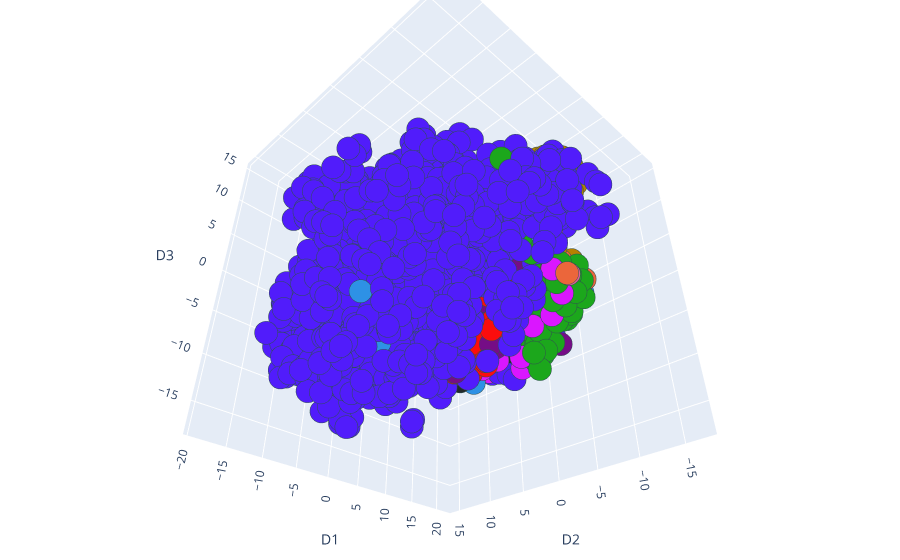

Source (notebook cell):
### Code cell
scope = PlotlyScope()
df=pd.read_csv("csvs/df_8.csv",index_col=False)
fig = px.scatter_3d(df, x="D1",y="D2",z="D3",color="drum_type",hover_data=["path"],color_discrete_sequence=px.colors.qualitative.Dark24)
fig.update_layout(scene = dict(
                    camera=dict(eye=dict(x=-1.2, y=-1.2, z=-1.2)),
                    aspectmode="cube",),
                    margin=dict( r=0, l=0, b=0, t=0),
                  showlegend=False,
              legend=dict(
                yanchor="top",
                y=0.99,
                xanchor="right",
                x=0.01
            ),

                 )
fig.update_traces(marker=dict(size=8,
                      line=dict(width=0.1,
                                color='DarkSlateGrey')),)

g=fig
fig.show()


with open("figure6.svg", "wb") as f:
    f.write(scope.transform(fig, format="svg"))

### Figure 1 — Plotly figure (JSON) as saved in the notebook; plotly's stock layout.template omitted (floating-point values rounded to 4 significant figures; data arrays with more than 128 entries replaced by an {"elided": "..."} marker saying what was removed)
{"data": [{"customdata": [["./dk_data/tom_high/Roland Tr-909-TR-909Tom Hi 01.wav"], ["./dk_data/tom_high/Kawai R50e-R50eTomA_Hi.wav"], ["./dk_data/tom_high/Vermona Drum-MaxV - Tom Hi.wav"], ["./dk_data/tom_high/Kawai R50-R50 TomH.wav"], ["./dk_data/tom_high/Alesis Hr16-MaxV - HR16 10-DBL TOM.wav"], ["./dk_data/tom_high/Yamaha RX21-RX21Tom_Hi.wav"], ["./dk_data/tom_high/Alesis DM5-DM5Tom03_Hi.wav"], ["./dk_data/tom_high/Yamaha SY22-Tom2elsy45.wav"], ["./dk_data/tom_high/mercure_drums-gd-tom1.wav"], ["./dk_data/tom_high/Emu Drumulator-DrumulatorTom03.wav"], ["./dk_data/tom_high/Kawai r-50-MaxV - RTOMHREV.wav"], ["./dk_data/tom_high/Alesis DM5-DM5Tom04_Hi.wav"], ["./dk_data/tom_high/Sequential Tom-TOMTom_Hi.wav"], ["./dk_data/tom_high/Emu Drumulator-DrumulatorTom02.wav"], ["./dk_data/tom_high/Roland Tr-606-TR606TomHi05.wav"], ["./dk_data/tom_high/Akai Mpc60-MaxV - Tom High.wav"], ["./dk_data/tom_high/Coron Drum Synce DS-7-coron-ds7-tom7.wav"], ["./dk_data/tom_high/Roland Tr-909-TR-909Tom Hi 02.wav"], ["./dk_data/tom_high/Sequential DrumTraks Tom-MaxV - Tom Hi.wav"], ["./dk_data/tom_high/Boss DR-202-202tom01.wav"], ["./dk_data/tom_high/Coron Drum Synce DS-7-coron-ds7-tom5.wav"], ["./dk_data/tom_high/Roland Tr-606-TR606TomHi_OD.wav"], ["./dk_data/tom_high/Roland MC303-MaxV - Achitom2.wav"], ["./dk_data/tom_high/Alesis Hr16-HR16Tom02.wav"], ["./dk_data/tom_high/Roland Tr-606-MaxV - Roland Tr-606 - Tom-Hi.wav"], ["./dk_data/tom_high/Alesis DM5-DM5Tom02_Hi.wav"], ["./dk_data/tom_high/Akai XR10-XR10HiTom03.wav"], ["./dk_data/tom_high/Alesis DM5-DM5Tom01_Hi.wav"], ["./dk_data/tom_high/AKAI XE-8-MaxV - XE8 Tom High int_12.wav"], ["./dk_data/tom_high/Fricke MFB 512-MaxV - Tom High.wav"], ["./dk_data/tom_high/Kawai r-50-MaxV - ATOMSDGA.wav"]], "hovertemplate": "drum_type=tom_high<br>D1=%{x}<br>D2=%{y}<br>D3=%{z}<br>path=%{customdata[0]}<extra></extra>", "legendgroup": "tom_high", "marker": {"color": "#2E91E5", "line": {"color": "DarkSlateGrey", "width": 0.1}, "size": 8, "symbol": "circle"}, "mode": "markers", "name": "tom_high", "scene": "scene", "showlegend": true, "type": "scatter3d", "x": [19.72, 18.8, 6.322, 15.88, 16.98, 18.58, 14.78, 17.13, 20.29, -7.726, 18.85, 15.2, 15.79, 14.85, 17.68, 17.25, -14.87, 10.36, 15.53, 8.646, -13.76, 19.41, 19.11, 18.04, 17.82, 17.08, 16.94, 16.15, 15.84, 17.32, 16.72], "y": [-1.959, -3.265, -10.14, 7.087, -3.784, -3.394, -1.217, 5.646, -2.598, 1.584, -1.752, 0.4469, -5.021, -1.036, -8.545, 3.414, 8.227, -3.588, -3.112, -7.28, -1.365, 0.814, 2.544, 1.746, -8.54, -1.847, 2.94, -8.741, -1.565, -4.8, 2.944], "z": [1.82, -0.7456, 2.25, -6.347, 2.363, 3.656, 8.514, 6.452, 4.185, -10.73, -0.3116, 6.551, 7.68, 6.902, -0.3045, 4.186, 5.506, 9.841, 7.309, 2.782, -8.626, 2.8, 2.252, 5.515, 1.456, 3.862, 2.528, 1.788, 6.057, 4.372, -1.204]}, {"customdata": [["./dk_data/tom_low/Visco Space drums-MaxV - Tom Lo.wav"], ["./dk_data/tom_low/Yamaha RX-11-MaxV - RX11 TOM3.wav"], ["./dk_data/tom_low/Korg DDM110-Ddm110Tom_Lo.wav"], ["./dk_data/tom_low/Linn Drum LM1-tom6.wav"], ["./dk_data/tom_low/Alesis DM5-DM5Tom10_Lo.wav"], ["./dk_data/tom_low/Akai Mpc60-MaxV - Tom Low 2.wav"], ["./dk_data/tom_low/Linn Drum LM1-tom1.wav"], ["./dk_data/tom_low/Roland R-8-R8Tom35.wav"], ["./dk_data/tom_low/Alesis DM5-DM5Tom12_Lo.wav"], ["./dk_data/tom_low/Roland SH-09-MaxV - stompbass4.wav"], ["./dk_data/tom_low/Roland R-8-R8Tom27.wav"], ["./dk_data/tom_low/Fairlight IIx-MaxV - DeepTom.wav"], ["./dk_data/tom_low/Roland Tr-606-TR606TomLo02.wav"], ["./dk_data/tom_low/Akai XR10-XR10LoTom03.wav"], ["./dk_data/tom_low/Roland JD-990-MaxV - RIM-TOM4.wav"], ["./dk_data/tom_low/Suzuki RPM-40-MaxV - Tom.wav"], ["./dk_data/tom_low/Linn Drum LM2-Linn lo tom.wav"], ["./dk_data/tom_low/Korg MS-20-MaxV - TomLo.wav"], ["./dk_data/tom_low/Alesis DM5-DM5Tom01_Lo.wav"], ["./dk_data/tom_low/Kurzweil K2000 ROM-MaxV - lotom.wav"], ["./dk_data/tom_low/Alesis DM5-DM5Tom20_Lo.wav"], ["./dk_data/tom_low/Virtual MPC Electronics-MaxV - Tom.wav"], ["./dk_data/tom_low/Alesis DM5-DM5Tom18_Lo.wav"], ["./dk_data/tom_low/Alesis DM5-DM5Tom05_Lo.wav"], ["./dk_data/tom_low/Roland R-5-R-5 Room Ambient Tom 1.wav"], ["./dk_data/tom_low/DPM-48-TOM3.wav"], ["./dk_data/tom_low/Kawai r-50-MaxV - ETOMLR50.wav"], ["./dk_data/tom_low/Akai XR10-XR10LoTom04.wav"], ["./dk_data/tom_low/Roland Tr-606-TR606TomLo_OD.wav"], ["./dk_data/tom_low/Yamaha MR10-MR10Tom_Lo.wav"], ["./dk_data/tom_low/Roland R-8-R8Tom16.wav"], ["./dk_data/tom_low/Kawai XD5-XD5TomLo.wav"], ["./dk_data/tom_low/Simmons SDS5-SDSTomE2.wav"], ["./dk_data/tom_low/Boss DR-202-202tom06.wav"], ["./dk_data/tom_low/Yamaha RX21-RX21Tom_Lo.wav"], ["./dk_data/tom_low/Roland R-8-R8Tom19.wav"], ["./dk_data/tom_low/Emu Drumulator-DrumulatorETomLo.wav"]], "hovertemplate": "drum_type=tom_low<br>D1=%{x}<br>D2=%{y}<br>D3=%{z}<br>path=%{customdata[0]}<extra></extra>", "legendgroup": "tom_low", "marker": {"color": "#E15F99", "line": {"color": "DarkSlateGrey", "width": 0.1}, "size": 8, "symbol": "circle"}, "mode": "markers", "name": "tom_low", "scene": "scene", "showlegend": true, "type": "scatter3d", "x": [11.42, 11.44, 12.85, 19.11, 13.97, 15.24, 18.26, 14.86, 15.43, 10.37, 11.79, 7.78, 16.66, 14.86, 16.2, 19.78, 20.28, 14.91, 7.576, 17.17, 18.03, 15.1, 15.39, 11.87, 13.41, 10.75, 14.58, 16.14, 17.17, 9.097, 16.66, 13.35, 15.58, 12.97, 12.62, 11.99, 18.6], "y": [-4.992, -5.038, -4.11, 1.406, 0.06281, -2.322, 0.8489, -0.8508, 4.568, -10.86, -5.549, -3.565, -7.497, 4.962, 4.623, -3.545, -3.884, 5.703, -7.398, -0.4925, 3.619, -5.224, 2.898, -5.19, -8.6, 4.228, -1.631, -3.468, 1.536, -7.558, 3.901, -1.67, 2.65, -0.5684, -5.126, -8.149, 2.653], "z": [13.73, 8.947, 7.635, 4.018, 8.892, 4.477, 1.875, 3.999, 6.557, -1.801, 5.668, 11.41, 2.571, 4.834, 4.845, 0.7988, 2.459, 6.088, 10.18, 2.994, 5.785, 4.92, 6.64, 12.03, 11.69, 8.979, 5.551, 4.452, 4.373, 7.854, 7.861, 5.34, 4.644, 9.412, 9.909, 12.83, 4.311]}, {"customdata": {"elided": "143x1 str values"}, "hovertemplate": "drum_type=snare<br>D1=%{x}<br>D2=%{y}<br>D3=%{z}<br>path=%{customdata[0]}<extra></extra>", "legendgroup": "snare", "marker": {"color": "#1CA71C", "line": {"color": "DarkSlateGrey", "width": 0.1}, "size": 8, "symbol": "circle"}, "mode": "markers", "name": "snare", "scene": "scene", "showlegend": true, "type": "scatter3d", "x": {"elided": "143 float values"}, "y": {"elided": "143 float values"}, "z": {"elided": "143 float values"}}, {"customdata": [["./dk_data/hihat_closed/Roland Tr-606-TR606Hat_C_OD.wav"], ["./dk_data/hihat_closed/Roland Tr-606-TR606Hat_C05.wav"], ["./dk_data/hihat_closed/Casio PT-68-MaxV - HH Cl.wav"], ["./dk_data/hihat_closed/Boss DR-550-MaxV - CHH1.wav"], ["./dk_data/hihat_closed/Akai Mpc60-MaxV - HiHat Closed.wav"], ["./dk_data/hihat_closed/Acetone Rhythm King-MaxV - HH Cl.wav"], ["./dk_data/hihat_closed/Roland MC09-MC09 HatC_03.wav"], ["./dk_data/hihat_closed/Boss DR-550-DR550Hat03_C.wav"], ["./dk_data/hihat_closed/Roland MC09-MC09 HatC_01.wav"], ["./dk_data/hihat_closed/Sequential Tom-TOMHat_C.wav"], ["./dk_data/hihat_closed/Roland Tr-626-MaxV - Roland - 626_chh 03.wav"], ["./dk_data/hihat_closed/MXR Computer Rhythm 185-MaxV - MXR Hat_closed.wav"], ["./dk_data/hihat_closed/Yamaha RY-10-MaxV - HHC6VRB.wav"], ["./dk_data/hihat_closed/Alesis Hr16b-MaxV - HHC 1.wav"], ["./dk_data/hihat_closed/Kawai r-50-MaxV - HHCL_R50.wav"], ["./dk_data/hihat_closed/Electro Harmonix Drm32-MaxV - HH Cl.wav"], ["./dk_data/hihat_closed/Roland D-70-MaxV - CL-HIHAT.wav"], ["./dk_data/hihat_closed/Roland D-10 L.A-la-clhh.wav"], ["./dk_data/hihat_closed/mercure_drums-p-hhc2.wav"], ["./dk_data/hihat_closed/Boss DR-202-202hat07.wav"], ["./dk_data/hihat_closed/Roland MC09-MC09 HatC_07.wav"], ["./dk_data/hihat_closed/Alesis D4fx-MaxV - HiHat Closed 2.wav"], ["./dk_data/hihat_closed/Kawai r-50-MaxV - HHCLENHA.wav"], ["./dk_data/hihat_closed/Emu Drumulator-DrumulatorHat_C.wav"], ["./dk_data/hihat_closed/KORG DDD-1-MaxV - DDD1 clhh1.wav"], ["./dk_data/hihat_closed/Boss DR-202-202hat05.wav"], ["./dk_data/hihat_closed/Roland CR-8000-CR8000Hat_C.wav"], ["./dk_data/hihat_closed/Casio PT-30-MaxV - HH Cl.wav"], ["./dk_data/hihat_closed/Boss DR-202-202hat09.wav"], ["./dk_data/hihat_closed/Fairlight IIx-MaxV - HHPedal.wav"], ["./dk_data/hihat_closed/Yamaha PSR-MaxV - psr-hatcl.wav"], ["./dk_data/hihat_closed/Roland Tr-909-MaxV - Roland909 - 909HHB 05.wav"], ["./dk_data/hihat_closed/Sequential DrumTraks Tom-MaxV - HiHat Closed.wav"], ["./dk_data/hihat_closed/Roland MC09-MC09 HatC_08.wav"], ["./dk_data/hihat_closed/Yamaha RY-10-MaxV - HHC9VRB.wav"]], "hovertemplate": "drum_type=hihat_closed<br>D1=%{x}<br>D2=%{y}<br>D3=%{z}<br>path=%{customdata[0]}<extra></extra>", "legendgroup": "hihat_closed", "marker": {"color": "#FB0D0D", "line": {"color": "DarkSlateGrey", "width": 0.1}, "size": 8, "symbol": "circle"}, "mode": "markers", "name": "hihat_closed", "scene": "scene", "showlegend": true, "type": "scatter3d", "x": [4.833, 4.689, 6.921, 7.149, 8.484, 7.748, 8.789, 6.764, 9.051, 8.393, 9.352, 10.55, 6.555, 9.295, 10.09, 7.42, 6.885, 10.88, 12.88, 7.467, 9.388, 12.5, 6.717, 8.585, 6.68, 7.585, 7.975, 11.46, 15.78, 9.514, 9.445, 8.638, 7.583, 9.339, 8.061], "y": [0.8803, 1.028, 1.299, -1.917, -0.2343, 2.173, 0.05799, -2.822, -1.432, 3.427, 1.015, 2.136, -0.2075, -2.174, 2.282, -4.613, -2.308, 0.6647, 0.5336, 3.068, -0.7082, 2.796, 4.457, 3.242, 3.053, -0.8261, -2.194, 5.748, 0.3824, -9.257, 2.678, 4.915, 3.366, -0.9949, -2.679], "z": [-5.066, -5.916, -8.073, -1.489, -8.969, -0.4232, -5.731, -5.021, -5.514, -4.027, -7.799, -5.889, -6.923, -2.795, -4.68, -1.01, -6.002, -1.261, -2.139, -7.999, -4.718, -3.005, -7.912, -6.724, -9.134, -8.969, -4.474, -6.945, -3.048, -0.734, -8.557, -6.9, -4.365, -3.509, -5.535]}, {"customdata": [["./dk_data/rim/Akai Mpc60-MaxV - Rimshot 3.wav"], ["./dk_data/rim/Kawai R50e-R50eRimshot.wav"], ["./dk_data/rim/Oberheim Dmx-DMXRim.wav"], ["./dk_data/rim/Linn Linn-9000-MaxV - Rimshot.wav"], ["./dk_data/rim/Gulbransen-MaxV - Rim.wav"], ["./dk_data/rim/Jomox Xbase-09-Rim01.wav"], ["./dk_data/rim/Akai Mpc60-MaxV - Rimshot 1.wav"], ["./dk_data/rim/Korg DDM110-MaxV - 110_rim.wav"], ["./dk_data/rim/Roland JD-990-MaxV - MARIMWAV.wav"], ["./dk_data/rim/KORG DDD-1-MaxV - DDD1 rimshot.wav"], ["./dk_data/rim/Roland R-5-R-5 Rimshot Snare 1.wav"], ["./dk_data/rim/Yamaha RX11-RX11Rimshot.wav"], ["./dk_data/rim/Akai XR10-XR10Rimshot02.wav"], ["./dk_data/rim/Alesis DM5-DM5Rim05.wav"], ["./dk_data/rim/Roland Tr-808-TR-808Rim01.wav"], ["./dk_data/rim/Roland TR-505-TR-505Rim.wav"], ["./dk_data/rim/Roland D-10 L.A-la-rim.wav"], ["./dk_data/rim/Emu Drumulator-MaxV - EMU_RIM.wav"], ["./dk_data/rim/Jomox Xbase-09-Rim02.wav"]], "hovertemplate": "drum_type=rim<br>D1=%{x}<br>D2=%{y}<br>D3=%{z}<br>path=%{customdata[0]}<extra></extra>", "legendgroup": "rim", "marker": {"color": "#DA16FF", "line": {"color": "DarkSlateGrey", "width": 0.1}, "size": 8, "symbol": "circle"}, "mode": "markers", "name": "rim", "scene": "scene", "showlegend": true, "type": "scatter3d", "x": [15.13, 17.95, 17.53, 15.51, 13.19, 8.659, 14.36, 8.682, 17.56, 14.04, 14.37, 17.3, 13.6, 14.09, 14.2, 16.37, 14.29, 15.31, 11.58], "y": [7.411, 0.9072, 5.588, 5.454, 4.37, -10.24, 6.733, -9.801, 5.587, 7.421, -5.969, 5.614, -3.671, 6.11, 2.077, 3.922, 5.424, -0.7241, -9.092], "z": [-2.46, -6.066, -4.088, -5.268, -0.6846, 3.675, -5.549, -1.34, 1.614, -1.406, -3.208, -5.014, -3.896, -0.1734, -5.771, -4.095, -1.848, -6.058, -2.908]}, {"customdata": [["./dk_data/clap/Linn Linn-9000-MaxV - Clap 1.wav"], ["./dk_data/clap/Linn Linn-9000-MaxV - Clap 2.wav"], ["./dk_data/clap/Kawai r-50-MaxV - CLAP2R50.wav"], ["./dk_data/clap/Roland Tr-626-MaxV - Roland - 626_clap 04.wav"], ["./dk_data/clap/Kawai R-50e-MaxV - R50e Clap.wav"], ["./dk_data/clap/Alesis Hr16b-HR16B 036 Gated Claps.wav"], ["./dk_data/clap/Alesis D4fx-MaxV - Clap.wav"], ["./dk_data/clap/Simmons Clap-MaxV - SM Clap14.wav"], ["./dk_data/clap/Simmons Clap-MaxV - SM Clap12.wav"], ["./dk_data/clap/Simmons Clap-MaxV - SM Clap7.wav"], ["./dk_data/clap/EMU E-drum-MaxV - Clap.wav"], ["./dk_data/clap/AKAI XE-8-MaxV - XE8 Clap int_15.wav"], ["./dk_data/clap/Roland Tr-808-TR-808Clap01.wav"], ["./dk_data/clap/Korg DDM110-MaxV - 110_clap.wav"], ["./dk_data/clap/Simmons Clap-MaxV - SM Clap20.wav"], ["./dk_data/clap/MultiMoog-MaxV - JeeesuosClaps.wav"], ["./dk_data/clap/Simmons Clap-MaxV - SM Clap19.wav"], ["./dk_data/clap/Boss DR-110-DR-110Clap.wav"], ["./dk_data/clap/Yamaha RY30-RY30Clap.wav"], ["./dk_data/clap/Simmons Clap-MaxV - SM Clap23.wav"], ["./dk_data/clap/Roland Tr-808-TR-808Clap02.wav"], ["./dk_data/clap/Simmons Clap-MaxV - SM Clap2.wav"], ["./dk_data/clap/Roland D-70-MaxV - CLAP.wav"], ["./dk_data/clap/Simmons Clap-MaxV - SM Clap11.wav"], ["./dk_data/clap/Linn Linndrum-LinnClap.wav"], ["./dk_data/clap/Roland MC303-MaxV - Rapclap1.wav"], ["./dk_data/clap/Alesis Sr16-SR16Clap.wav"], ["./dk_data/clap/Jomox Xbase-09-LFOClap.wav"]], "hovertemplate": "drum_type=clap<br>D1=%{x}<br>D2=%{y}<br>D3=%{z}<br>path=%{customdata[0]}<extra></extra>", "legendgroup": "clap", "marker": {"color": "#222A2A", "line": {"color": "DarkSlateGrey", "width": 0.1}, "size": 8, "symbol": "circle"}, "mode": "markers", "name": "clap", "scene": "scene", "showlegend": true, "type": "scatter3d", "x": [14.73, 12.14, 14.39, 13.3, 13.38, 13.21, 13.07, 14.03, 9.821, 18.68, 10.23, 11.75, 11.62, 15.86, 10.19, 18.33, 8.95, 12.95, 10.25, 13.34, 10.88, 11.68, 12.38, 11.25, 15.64, 12.01, 14.4, 13.42], "y": [8.584, 6.051, 6.13, 8.687, 7.246, 5.369, 6.449, 7.913, 8.275, 1.893, 7.759, 9.836, 7.806, 6.326, 7.075, -1.269, 8.474, 8.52, 9.83, 9.607, 6.368, 9.912, 7.824, 8.626, 7.582, 5.878, 7.404, 2.644], "z": [-4.928, -4.201, -3.744, -2.764, -4.403, -2.643, -2.946, -6.383, -6.027, -4.162, -3.328, -5.403, -4.63, -4.094, -5.48, -3.479, -6.193, -4.052, -5.003, -5.05, -3.357, -7.024, -2.581, -3.802, -4.749, -2.449, -3.654, -4.467]}, {"customdata": [["./dk_data/kick/Kawai r-50-MaxV - BD2__R50.wav"], ["./dk_data/kick/Jomox Xbase-09-BassDr06.wav"], ["./dk_data/kick/Roland Tr-808-TR-808Kick07.wav"], ["./dk_data/kick/Yamaha RY30-RY30Kick05.wav"], ["./dk_data/kick/mercure_drums-gd-kick1.wav"], ["./dk_data/kick/Alesis DM5-DM5Kick21.wav"], ["./dk_data/kick/Roland Tr-909-TR-909Kick 07.wav"], ["./dk_data/kick/Roland D-10 L.A-la-bd1.wav"], ["./dk_data/kick/Alesis Hr16b-HR16B 006 Deep Wood Kick.wav"], ["./dk_data/kick/Roland R-8-R8Kick05.wav"], ["./dk_data/kick/Boss DR-660-DR-660Kick21.wav"], ["./dk_data/kick/Boss DR-660-DR-660Kick05.wav"], ["./dk_data/kick/Roland Tr-909-MaxV - Roland909 - 909BDA 01.wav"], ["./dk_data/kick/Roland R-8-R8Kick27.wav"], ["./dk_data/kick/Alesis DM5-DM5Kick48.wav"], ["./dk_data/kick/Alesis DM5-DM5Kick78.wav"], ["./dk_data/kick/Akai XR10-XR10Kick04.wav"], ["./dk_data/kick/Fricke MFB 512-MaxV - Kick.wav"], ["./dk_data/kick/Roland Tr-707-TR-707Kick01.wav"], ["./dk_data/kick/Roland TR-909 BD Selection-KK-Di909BD 26.wav"], ["./dk_data/kick/Electro Harmonix Drm15-MaxV - Kick.wav"], ["./dk_data/kick/Roland Tr-808-MaxV - Roland808 - BD0050 16.wav"], ["./dk_data/kick/Boss DR-660-DR-660Kick41.wav"], ["./dk_data/kick/Yamaha RX-11-MaxV - RX11 BD1.wav"], ["./dk_data/kick/Alesis Hr16-HR16Kick02.wav"], ["./dk_data/kick/AKAI XE-8-MaxV - XE8 Kick 2 int_2.wav"], ["./dk_data/kick/Linn Linndrum-LinnKick02.wav"], ["./dk_data/kick/Acetone Rhythm Ace-MaxV - KICK2.wav"], ["./dk_data/kick/Roland R-8-R8Kick03.wav"], ["./dk_data/kick/Roland MC303-MaxV - Drybd1.wav"], ["./dk_data/kick/Roland TR-909 BD Selection-KK-Di909BD 49.wav"], ["./dk_data/kick/Roland Tr-909-TR-909Kick 10.wav"], ["./dk_data/kick/Kawai r-50-MaxV - ATMBDR50.wav"], ["./dk_data/kick/Boss DR-660-DR-660Kick39.wav"], ["./dk_data/kick/Yamaha RX11-RX11Kick.wav"], ["./dk_data/kick/Boss DR-660-DR-660Kick07.wav"], ["./dk_data/kick/Roland Tr-808-MaxV - Roland808 - BD7525 35.wav"], ["./dk_data/kick/Fairlight IIx-MaxV - Bdrum.wav"], ["./dk_data/kick/Roland TR-909 BD Selection-KK-Di909BD 40.wav"], ["./dk_data/kick/Boss DR-660-DR-660Kick20.wav"], ["./dk_data/kick/Alesis DM5-DM5Kick09.wav"], ["./dk_data/kick/Alesis DM5-DM5Kick69.wav"], ["./dk_data/kick/Roland TR-909 BD Selection-KK-Di909BD 08.wav"], ["./dk_data/kick/Roland Tr-808-TR-808Kick03.wav"], ["./dk_data/kick/Yamaha RX-5-MaxV - RX5PBD3.wav"], ["./dk_data/kick/Roland TR-909 BD Selection-KK-Di909BD 62.wav"], ["./dk_data/kick/Roland TR-909 BD Selection-KK-Di909BD 53.wav"], ["./dk_data/kick/Oberheim Dmx-DMXKick02.wav"], ["./dk_data/kick/Roland TR-909 BD Selection-KK-Di909BD 04.wav"], ["./dk_data/kick/Roland Tr-606-TR606Kick01.wav"], ["./dk_data/kick/Boss DR-660-DR-660Kick15.wav"], ["./dk_data/kick/Univox Micro-Rhythmer 12-MaxV - UNIVOXBD.wav"], ["./dk_data/kick/Roland S-50-MaxV - ebd.wav"], ["./dk_data/kick/Akai XR10-XR10Kick02.wav"], ["./dk_data/kick/Boss DR-660-DR-660Kick26.wav"], ["./dk_data/kick/Yamaha RX-5-MaxV - RX5IBD1.wav"], ["./dk_data/kick/Yamaha RX-5-MaxV - RX5PBD2.wav"], ["./dk_data/kick/Alesis Hr16-HR16Kick06.wav"], ["./dk_data/kick/Roland TR-909 BD Selection-KK-Di909BD 51.wav"], ["./dk_data/kick/Roland TR-909 BD Selection-KK-Di909BD 25.wav"], ["./dk_data/kick/Alesis DM5-DM5Kick16.wav"], ["./dk_data/kick/Alesis DM5-DM5Kick62.wav"], ["./dk_data/kick/Roland R-5-R-5 Electronic Kick.wav"], ["./dk_data/kick/Alesis DM5-DM5Kick38.wav"], ["./dk_data/kick/Alesis DM5-DM5Kick30.wav"], ["./dk_data/kick/Linn Linndrum-LinnKick01.wav"], ["./dk_data/kick/Roland D-10 L.A-la-wetbd.wav"], ["./dk_data/kick/Korg DDM110-Ddm110Kick.wav"], ["./dk_data/kick/Linn Linn-9000-MaxV - Kick 1.wav"], ["./dk_data/kick/Roland R-8-R8Kick22.wav"], ["./dk_data/kick/Kawai R50e-R50eKick03.wav"], ["./dk_data/kick/Alesis DM5-DM5Kick77.wav"], ["./dk_data/kick/Roland JV 1080-MaxV - BD2.wav"], ["./dk_data/kick/Kawai XD5-XD5Kick04.wav"], ["./dk_data/kick/Roland TR-909 BD Selection-KK-Di909BD 35.wav"], ["./dk_data/kick/Kawai XD5-XD5Kick01.wav"], ["./dk_data/kick/Akai XR-1-MaxV - Kick 09.wav"], ["./dk_data/kick/Yamaha RX-5-MaxV - RX5PBD1.wav"], ["./dk_data/kick/Boss DR-660-DR-660Kick49.wav"], ["./dk_data/kick/Fairlight IIx-MaxV - Bbdrum1.wav"], ["./dk_data/kick/MXR Computer Rhythm 185-MaxV - MXR Kick.wav"], ["./dk_data/kick/Kawai r-50-MaxV - ACCBDENH.wav"], ["./dk_data/kick/KorgMP7-Kickdrum.wav"], ["./dk_data/kick/Alesis DM5-DM5Kick84.wav"], ["./dk_data/kick/Alesis DM5-DM5Kick82.wav"], ["./dk_data/kick/Linn Drum LM2-Linn kick hard.wav"], ["./dk_data/kick/XE8-XE8 Kick 2 int_2.wav"], ["./dk_data/kick/Acetone Rhythm Ace-MaxV - KICK4.wav"], ["./dk_data/kick/Alesis Sr16-SR16Kick01.wav"], ["./dk_data/kick/Fricke MFB 502-MaxV - Kick.wav"], ["./dk_data/kick/Roland Tr-808-MaxV - Roland808 - BD7500 33.wav"], ["./dk_data/kick/Roland Tr-606-TR606Kick_OD.wav"], ["./dk_data/kick/Roland TR-55-MaxV - Kick.wav"], ["./dk_data/kick/Roland MC09-MC09 Kick04.wav"], ["./dk_data/kick/mercure_drums-tt-kick1.wav"], ["./dk_data/kick/Roland JV 1080-MaxV - BD1.wav"], ["./dk_data/kick/Alesis DM5-DM5Kick42.wav"], ["./dk_data/kick/Roland TR-909 BD Selection-KK-Di909BD 59.wav"], ["./dk_data/kick/Roland R-8-R8Kick26.wav"], ["./dk_data/kick/Roland Tr-808-TR-808Kick15.wav"], ["./dk_data/kick/Alesis DM5-DM5Kick32.wav"], ["./dk_data/kick/Roland Tr-808-TR-808Kick02.wav"], ["./dk_data/kick/Roland Tr-808-MaxV - Roland808 - BD2575 27.wav"], ["./dk_data/kick/Alesis DM5-DM5Kick31.wav"], ["./dk_data/kick/AKAI XE-8-MaxV - XE8 Kick 1 int_1.wav"], ["./dk_data/kick/Roland TR-909 BD Selection-KK-Di909BD 11.wav"], ["./dk_data/kick/EMU E-drum-MaxV - Kick4.wav"], ["./dk_data/kick/Boss DR-660-DR-660Kick14.wav"], ["./dk_data/kick/Yamaha RX21-RX21Kick.wav"], ["./dk_data/kick/Deepsky-909kick.wav"], ["./dk_data/kick/Fairlight IIx-MaxV - Symkick.wav"], ["./dk_data/kick/Roland Tr-808-MaxV - Roland808 - BD2500 23.wav"], ["./dk_data/kick/Linn Linn-9000-MaxV - Kick 2.wav"], ["./dk_data/kick/Boss DR-55-DR-55Kick.wav"], ["./dk_data/kick/Alesis Hr16b-HR16B 005 Techno Kick.wav"], ["./dk_data/kick/Roland PB-300 Rhythm Plus-MaxV - Kick.wav"]], "hovertemplate": "drum_type=kick<br>D1=%{x}<br>D2=%{y}<br>D3=%{z}<br>path=%{customdata[0]}<extra></extra>", "legendgroup": "kick", "marker": {"color": "#B68100", "line": {"color": "DarkSlateGrey", "width": 0.1}, "size": 8, "symbol": "circle"}, "mode": "markers", "name": "kick", "scene": "scene", "showlegend": true, "type": "scatter3d", "x": [12.11, 11.9, 14.08, 10.34, 11.07, 9.37, 12.08, 7.607, 12.83, 12.77, 10.68, 7.855, 15.74, 10.66, 9.491, 8.721, 11.88, 6.584, 12.02, 13.61, 6.715, 10.86, 11.12, 7.659, 14.07, 7.831, 12.16, 8.774, 13.35, 8.139, 14.75, 12.3, 10.94, 10.57, 9.24, 13.41, 9.691, 10.26, 13.61, 12.92, 8.918, 8.526, 12.93, 9.942, 13.5, 14.27, 13.44, 11.57, 12.48, 7.957, 8.489, 14.81, 8.91, 12.04, 14.1, 10.57, 9.508, 9.901, 14.54, 14.12, 6.858, 18.12, 10.71, 10.22, 10.96, 7.394, 10.05, 11.39, 6.263, 13.44, 9.098, 7.773, 7.996, 13.87, 12.99, 7.516, 13.15, 8.249, 11.39, 11.66, 8.679, 9.008, 7.162, 9.338, 12.87, 6.173, 9.031, 12.6, 11.05, 9.115, 9.647, 10.09, 6.673, 7.901, 13.37, 8.786, 9.315, 14.09, 12.04, 14.38, 9.772, 10.68, 13.44, 11.49, 10.16, 12.79, 11.85, 8.581, 8.618, 8.563, 12.28, 7.815, 6.771, 10.34, 12.45, 9.194], "y": [-8.427, -3.101, 2.192, -7.516, -11.14, -9.109, -8.677, -7.224, -6.928, -11.28, -9.401, -3.723, -8.654, -7.567, -2.781, -10.27, -7.446, -10.66, -11.6, 9.643, -7.886, -7.189, -6.641, -12.22, -5.648, -9.892, -12.36, -8.054, -3.281, -2.274, 8.585, -8.724, -5.165, -9.983, -12.34, -9.143, -10.41, -10.7, 8.401, -6.481, -9.273, -11.43, 5.939, -7.068, 4.597, 7.16, 7.591, -9.953, 8.735, -10.67, -5.81, -5.328, -4.137, -6.508, 0.9675, -12.91, -6.546, -8.495, 6.484, 9.021, -11.96, 5.342, -6.423, -9.189, -11.39, -9.192, -8.051, -10.82, -8.749, -7.18, -6.492, -9.114, -8.716, -3.994, 6.158, -6.643, -10.46, -8.374, -9.27, -8.629, -12.72, -2.821, -11.24, -5.738, 3.182, -10.05, -10.19, -10.11, -12.27, -11.5, -10.86, -5.056, -9.05, -9.883, -7.685, -8.345, -11.58, 5.09, -8.119, 3.486, -9.741, -9.43, -1.322, -6.994, -11.42, 8.924, -9.943, -7.827, -13.1, -2.157, -3.621, -11.04, -5.532, -12.87, -5.676, -9.474], "z": [10.78, 9.399, 9.041, 8.892, 10.65, 11.67, 3.596, 8.46, 6.797, 9.318, 10.46, 9.751, 3.374, 7.259, 11.3, 9.14, 9.645, 9.625, 12.22, 7.228, 11.61, 14.46, 12.93, 9.629, 7.13, 11.91, 10.66, 14.29, 5.65, 10.5, 7.303, 4.637, 10.49, 12.68, 8.79, 9.694, 11.18, 9.419, 6.432, 11.28, 7.615, 11.75, 8.485, 11.62, 7.153, 7.075, 7.966, 11.56, 7.059, 10.5, 12.04, 11.06, 10.59, 8.497, 6.911, 12.24, 13.01, 13.06, 8.274, 8.444, 11.35, -2.646, 9.806, 8.844, 13.76, 8.625, 10.38, 8.13, 9.901, 9.982, 10.37, 10.59, 4.895, 9.46, 7.329, 13.23, 11.01, 12.68, 14.01, 8.782, 12.7, 12.67, 13.02, 14.36, 8.371, 11.4, 12.82, 12.95, 8.983, 13.9, 7.804, 12.13, 12.95, 14.07, 8.442, 9.361, 10.27, 8.404, 7.326, 8.955, 14.53, 7.232, 10.69, 11.13, 12.09, 8.335, 9.678, 11.32, 10.88, 9.572, 10.71, 8.128, 10.57, 10.48, 7.383, 10.19]}, {"customdata": [["./dk_data/hihat_open/Yamaha RX5-RX5Hat_O.wav"], ["./dk_data/hihat_open/Sequential Tom-TOMHat_O.wav"], ["./dk_data/hihat_open/Roland MC09-MC09 HatO_04.wav"], ["./dk_data/hihat_open/Visco Space drums-MaxV - HH Op.wav"], ["./dk_data/hihat_open/Korg SR-120-MaxV - HH Op.wav"], ["./dk_data/hihat_open/Casio PT-68-MaxV - HH Op.wav"], ["./dk_data/hihat_open/Roland MC09-MC09 HatO_02.wav"], ["./dk_data/hihat_open/Roland SC-88-MaxV - D#4 Open High Conga.wav"], ["./dk_data/hihat_open/MATTEL SYNSONIC-MaxV - Mattel Hi-Hat.wav"], ["./dk_data/hihat_open/Roland MC09-MC09 HatO_03.wav"], ["./dk_data/hihat_open/Roland Tr-808-TR-808Hat_O01.wav"], ["./dk_data/hihat_open/Roland MC303-MaxV - Openpand.wav"], ["./dk_data/hihat_open/Oberheim DX-MaxV - DMX__OHH.wav"], ["./dk_data/hihat_open/Boss DR-110-DR-110Hat_O.wav"], ["./dk_data/hihat_open/KORG DDD-1-MaxV - DDD1 ophh1.wav"], ["./dk_data/hihat_open/Roland System-100-MaxV - Roland -open2 18.wav"], ["./dk_data/hihat_open/Acetone Rhythm King-MaxV - HH Op.wav"], ["./dk_data/hihat_open/Boss DR-55-DR-55Hat.wav"], ["./dk_data/hihat_open/Roland Tr-606-TR606Hat_O01.wav"], ["./dk_data/hihat_open/Alesis Sr16-SR16Hat_O4.wav"], ["./dk_data/hihat_open/XE8-XE8 Hat Open ext_5.wav"], ["./dk_data/hihat_open/Yamaha SY22-Hhopsy53.wav"], ["./dk_data/hihat_open/Korg Pro-Wave-MaxV - PDLHIHAT.wav"], ["./dk_data/hihat_open/Fricke MFB 502-MaxV - HiHat Open.wav"], ["./dk_data/hihat_open/XE8-XE8 Hat Open int_7.wav"], ["./dk_data/hihat_open/Korg KPR77-KPRHat_O.wav"], ["./dk_data/hihat_open/Boss DR-202-202hat22.wav"], ["./dk_data/hihat_open/Farfisa-MaxV - HH Op.wav"], ["./dk_data/hihat_open/Kurzweil K2000 ROM-MaxV - hihat2.wav"], ["./dk_data/hihat_open/Visco Space drums-MaxV - HH Cl.wav"], ["./dk_data/hihat_open/Roland R-8-R8Hat_O03.wav"], ["./dk_data/hihat_open/Korg MS-20-MaxV - HH Op.wav"], ["./dk_data/hihat_open/Boss Dr Rhythm110-MaxV - HiHat Open.wav"], ["./dk_data/hihat_open/Roland R-8-R8Hat_O06.wav"], ["./dk_data/hihat_open/Roland Tr-606-TR606Hat_O_OD.wav"], ["./dk_data/hihat_open/Luxor Passet-MaxV - HH Cl.wav"], ["./dk_data/hihat_open/Roland System-100-MaxV - Roland -open2 30.wav"], ["./dk_data/hihat_open/Roland Tr-808-MaxV - Roland808 - 808HH 06.wav"], ["./dk_data/hihat_open/Yamaha RX5-RX5Hat_C.wav"], ["./dk_data/hihat_open/Sequential Drumtrax-DrumtraxOpenhat.wav"], ["./dk_data/hihat_open/Alesis Sr16-SR16Hat_O2.wav"], ["./dk_data/hihat_open/Lel UDS-MaxV - HiHat Open 2.wav"], ["./dk_data/hihat_open/Wurlitzer Swinging Rhythm-MaxV - HH Op.wav"], ["./dk_data/hihat_open/Yamaha EM-90-MaxV - HH Op.wav"], ["./dk_data/hihat_open/Roland Tr-626-TR-626Hat_O.wav"], ["./dk_data/hihat_open/Roland MC09-MC09 HatO_05.wav"], ["./dk_data/hihat_open/Roland MT32-MaxV - MTAgogoHigh.wav"], ["./dk_data/hihat_open/Roland SC-88-MaxV - D#6 Open Surdo.wav"], ["./dk_data/hihat_open/Korg KPR77-MaxV - KR77 -Hat-Op 05.wav"], ["./dk_data/hihat_open/Alesis DM5-DM5Hat_O03.wav"]], "hovertemplate": "drum_type=hihat_open<br>D1=%{x}<br>D2=%{y}<br>D3=%{z}<br>path=%{customdata[0]}<extra></extra>", "legendgroup": "hihat_open", "marker": {"color": "#750D86", "line": {"color": "DarkSlateGrey", "width": 0.1}, "size": 8, "symbol": "circle"}, "mode": "markers", "name": "hihat_open", "scene": "scene", "showlegend": true, "type": "scatter3d", "x": [5.103, 4.964, 7.915, 7.808, 5.251, 6.107, 7.051, 20.57, 8.048, 7.177, 5.347, 20.27, 5.819, 4.547, 4.632, 9.255, 6.993, 5.565, 4.667, 7.449, 6.015, 7.02, 7.375, 8.638, 6.028, 7.966, 14.72, 5.669, 7.041, 6.29, 7.657, 11.67, 4.526, 5.872, -1.208, 8.813, 6.103, 7.765, 8.596, 4.553, 7.747, 7.549, 5.498, 7.949, 8.196, 8.14, 12.19, 14.1, 5.828, 7.964], "y": [8.582, 5.439, 1.903, -3.967, 2.777, 6.105, 3.013, -3.297, 1.448, 1.138, 2.076, -5.839, 7.011, 4.968, 6.898, -5.464, 3.116, 1.42, 2.298, -0.7426, 5.672, 4.138, -3.318, 4.619, 6.001, -1.204, 1.14, 2.122, 0.1431, -4.291, 0.1853, 0.5133, 4.127, 4.714, 7.609, -3.882, 1.714, -1.531, 4.196, 7.511, -1.085, 1.194, 2.73, 1.918, 6.052, -0.1848, 7.205, 3.318, 3.771, -0.4571], "z": [-4.459, -3.162, -5.391, -4.963, -6.337, -7.313, -6.194, -3.776, -7.037, -5.895, -5.157, 1.449, -4.636, -6.523, -5.838, 2.183, -1.259, -7.823, -4.334, -4.758, -1.637, -3.378, -3.5, -5.4, -2.359, -2.741, -2.524, -9.674, -2.845, -2.73, -7.34, -5.537, -6.049, -5.97, -6.162, -2.816, -0.6752, -7.193, -8.316, -4.023, -1.107, -4.384, -8.381, -8.675, -3.916, -3.967, 0.2979, 7.725, -2.692, -0.5753]}, {"customdata": [["./dk_data/tom_mid/MFB-512-512mdtom.wav"], ["./dk_data/tom_mid/Fricke MFB 502-MaxV - Tom 2.wav"], ["./dk_data/tom_mid/Roland SH-09-MaxV - stompbass2.wav"], ["./dk_data/tom_mid/Alesis DM5-DM5Tom01_M.wav"], ["./dk_data/tom_mid/Emu Sp12-tom.wav"], ["./dk_data/tom_mid/Kawai R50-R50 TomM.wav"], ["./dk_data/tom_mid/Akai XR10-XR10MidTom03.wav"], ["./dk_data/tom_mid/Roland R-8-R8Tom33.wav"], ["./dk_data/tom_mid/Kawai R-50e-MaxV - R50e Tom 2.wav"], ["./dk_data/tom_mid/Simmons SD-8-MaxV - TOM_05.wav"], ["./dk_data/tom_mid/Alesis DM5-DM5Tom15_M.wav"], ["./dk_data/tom_mid/Roland R-8-R8Tom14.wav"], ["./dk_data/tom_mid/Roland Tr-808-TR-808Tom06.wav"], ["./dk_data/tom_mid/Roland R-5-R-5 FX Tom.wav"], ["./dk_data/tom_mid/Roland Tr-626-TR-626Tom_M02.wav"], ["./dk_data/tom_mid/Roland MC303-MaxV - Acmidtom.wav"], ["./dk_data/tom_mid/Roland TR-33-MaxV - Tom Mi.wav"], ["./dk_data/tom_mid/Visco Space drums-MaxV - Tom Mi.wav"], ["./dk_data/tom_mid/Roland R-5-R-5 Dry Tom 2.wav"], ["./dk_data/tom_mid/Roland JV 1080-MaxV - TomMid2.wav"], ["./dk_data/tom_mid/Roland R-8-R8Tom02.wav"], ["./dk_data/tom_mid/Emu Drumulator-DrumulatorETomMid.wav"], ["./dk_data/tom_mid/Kawai r-50-MaxV - TOMM_R50.wav"], ["./dk_data/tom_mid/Kawai R50e-R50eTomE_Mid.wav"], ["./dk_data/tom_mid/Hohner Automatic-MaxV - Tom Mi.wav"], ["./dk_data/tom_mid/Yamaha PSR-MaxV - psr-tom1.wav"], ["./dk_data/tom_mid/Korg ddd5-MaxV - MIDTOM.wav"], ["./dk_data/tom_mid/Alesis DM5-DM5Tom08_M.wav"], ["./dk_data/tom_mid/Simmons SD-8-MaxV - TOM_02.wav"], ["./dk_data/tom_mid/Simmons SD-8-MaxV - TOM_15.wav"]], "hovertemplate": "drum_type=tom_mid<br>D1=%{x}<br>D2=%{y}<br>D3=%{z}<br>path=%{customdata[0]}<extra></extra>", "legendgroup": "tom_mid", "marker": {"color": "#EB663B", "line": {"color": "DarkSlateGrey", "width": 0.1}, "size": 8, "symbol": "circle"}, "mode": "markers", "name": "tom_mid", "scene": "scene", "showlegend": true, "type": "scatter3d", "x": [14.6, 6.365, 9.659, 14.45, 13.58, 13.59, 17.76, 16.41, 18.7, 12.21, 16.95, 10.85, 7.57, 13.02, 16.5, 13.92, 14.05, 16.8, 13.61, 16.77, 17.53, 10.68, 14.15, 17.7, 13.31, 16.53, 16.17, 15.06, 15.32, 6.693], "y": [-3.921, -7.928, -11.02, -3.989, -0.1373, -0.256, 1.742, -4.345, -2.106, 1.859, -0.7705, -8.371, -7.737, -6.711, -0.6696, 3.577, -8.09, -0.01316, -5.487, 3.373, -1.193, -1.261, 1.635, -2.352, -3.02, -9.626, 1.365, 0.1497, -3.479, -7.222], "z": [6.113, 3.379, -2.058, 4.366, 4.525, 6.028, 3.202, 0.72, 3.12, -1.198, 6.618, 11.82, 3.533, 13.18, 2.027, 5.622, 2.886, 4.538, 8.653, 5.893, 5.107, 2.165, 4.818, 2.424, 3.941, 0.5675, 5.545, 5.332, 2.551, 2.024]}, {"customdata": {"elided": "1226x1 str values"}, "hovertemplate": "drum_type=synth_noise<br>D1=%{x}<br>D2=%{y}<br>D3=%{z}<br>path=%{customdata[0]}<extra></extra>", "legendgroup": "synth_noise", "marker": {"color": "#511CFB", "line": {"color": "DarkSlateGrey", "width": 0.1}, "size": 8, "symbol": "circle"}, "mode": "markers", "name": "synth_noise", "scene": "scene", "showlegend": true, "type": "scatter3d", "x": {"elided": "1226 float values"}, "y": {"elided": "1226 float values"}, "z": {"elided": "1226 float values"}}], "layout": {"autosize": true, "legend": {"title": {"text": "drum_type"}, "tracegroupgap": 0, "x": 0.01, "xanchor": "right", "y": 0.99, "yanchor": "top"}, "margin": {"b": 0, "l": 0, "r": 0, "t": 0}, "scene": {"aspectmode": "cube", "aspectratio": {"x": 1, "y": 1, "z": 1}, "camera": {"eye": {"x": -1.2, "y": -1.2, "z": -1.2}}, "domain": {"x": [0, 1], "y": [0, 1]}, "xaxis": {"title": {"text": "D1"}, "type": "linear"}, "yaxis": {"title": {"text": "D2"}, "type": "linear"}, "zaxis": {"title": {"text": "D3"}, "type": "linear"}}, "showlegend": false}}
